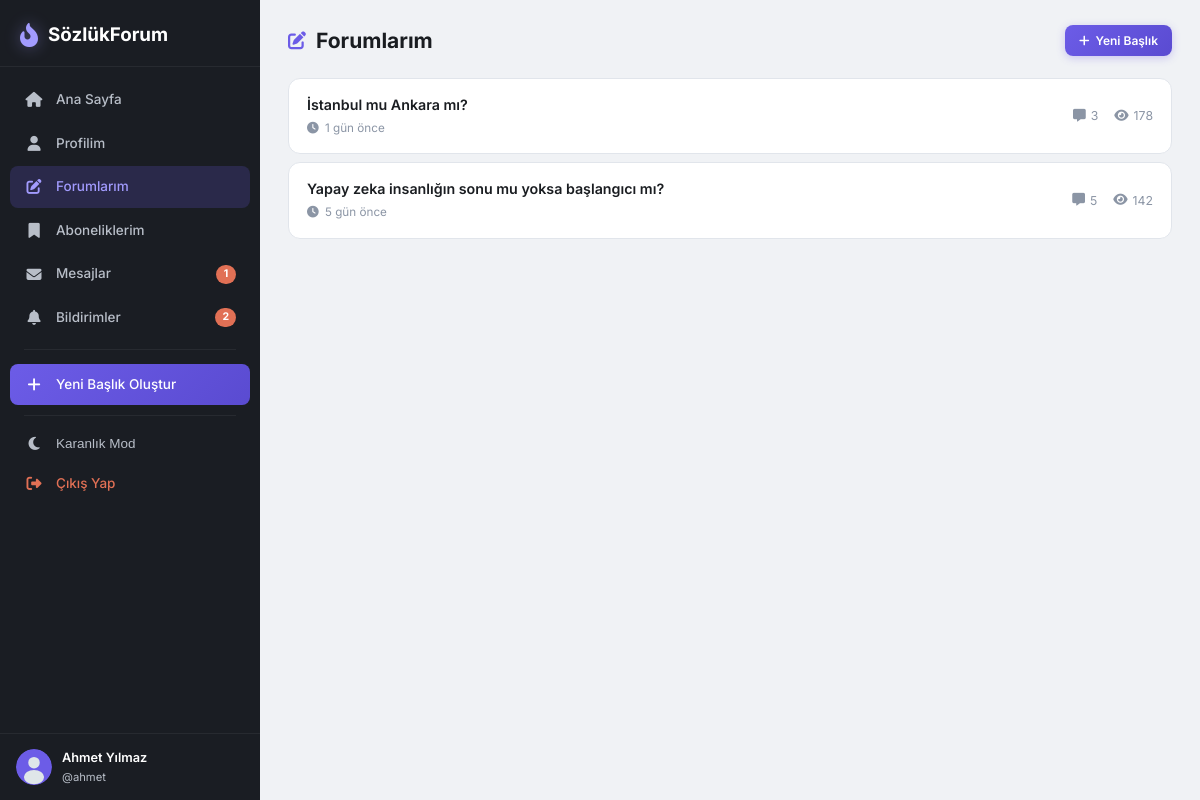
Screenshot of /my_topics.php (signed in) with the database file from the repository.
### tables this page shows
CREATE TABLE topics (
    id INT AUTO_INCREMENT PRIMARY KEY,
    title VARCHAR(255) NOT NULL,
    description TEXT DEFAULT NULL,
    user_id INT NOT NULL,
    views INT DEFAULT 0,
    created_at DATETIME DEFAULT CURRENT_TIMESTAMP,
    FOREIGN KEY (user_id) REFERENCES users(id) ON DELETE CASCADE
);

### config.php (called while the page is built, shortened)
<?php
function e($str) {
    return htmlspecialchars((string)$str, ENT_QUOTES, 'UTF-8');
}
function timeAgo($datetime) {
    $now = new DateTime();
    $ago = new DateTime($datetime);
    $diff = $now->diff($ago);
    if ($diff->d > 0) return $diff->d . ' gün önce';
    return 'az önce';
}
?>

### my_topics.php (the view, shortened to what this page needs)
<?php
require_once 'config.php';
$stmt = $pdo->prepare("SELECT t.*, (SELECT COUNT(*) FROM comments WHERE topic_id = t.id AND is_hidden = 0) as comment_count
                        FROM topics t WHERE t.user_id = ? ORDER BY t.created_at DESC");
$stmt->execute([$_SESSION['user_id']]);
$topics = $stmt->fetchAll();
include 'includes/header.php';
?>
<div class="page-layout">
    <div class="content-main">
        <div class="page-header">
            <h1><i class="fas fa-pen-to-square"></i> Forumlarım</h1>
            <a href="create_topic.php" class="btn btn-primary btn-sm">
                <i class="fas fa-plus"></i> Yeni Başlık
            </a>
        </div>
        <div class="topic-list">
            <?php if (empty($topics)): ?>
                <div class="empty-state">
                    <i class="fas fa-folder-open"></i>
                    <h3>Henüz bir başlık oluşturmadınız</h3>
                    <a href="create_topic.php" class="btn btn-primary">İlk Başlığınızı Oluşturun</a>
                </div>
            <?php else: ?>
                <?php foreach ($topics as $topic): ?>
                <a href="topic.php?id=<?= $topic['id'] ?>" class="topic-card">
                    <div class="topic-card-left">
                        <div class="topic-info">
                            <h3 class="topic-title"><?= e($topic['title']) ?></h3>
                            <div class="topic-meta">
                                <span class="topic-time"><i class="fas fa-clock"></i> <?= timeAgo($topic['created_at']) ?></span>
                            </div>
                        </div>
                    </div>
                    <div class="topic-card-right">
                        <div class="topic-stat"><i class="fas fa-message"></i> <span><?= $topic['comment_count'] ?></span></div>
                        <div class="topic-stat"><i class="fas fa-eye"></i> <span><?= $topic['views'] ?></span></div>
                    </div>
                </a>
                <?php endforeach; ?>
            <?php endif; ?>
        </div>
    </div>
</div>
<?php include 'includes/footer.php'; ?>

### assets/style.css (style rules this page uses)
:root, [data-theme="light"] { --bg-primary: #f0f2f5; --bg-secondary: #ffffff; --bg-tertiary: #f8f9fa; --bg-hover: #e9ecef; --bg-active: #e3e7eb; --text-primary: #1a1d21; --text-secondary: #5f6b7a; --text-tertiary: #8b95a5; --text-inverse: #ffffff; --accent: #6c5ce7; --accent-light: #a29bfe; --accent-hover: #5a4bd1; --accent-bg: rgba(108, 92, 231, 0.08); --success: #00b894; --success-bg: rgba(0, 184, 148, 0.1); --warning: #fdcb6e; --warning-bg: rgba(253, 203, 110, 0.15); --danger: #e17055; --danger-bg: rgba(225, 112, 85, 0.1); --border: #e1e5eb; --border-light: #f0f2f5; --shadow: 0 1px 3px rgba(0,0,0,0.06), 0 1px 2px rgba(0,0,0,0.04); --shadow-lg: 0 10px 25px rgba(0,0,0,0.08); --shadow-xl: 0 20px 40px rgba(0,0,0,0.12); --sidebar-width: 260px; --sidebar-bg: #1a1d23; --sidebar-text: #b8bec8; --sidebar-text-hover: #ffffff; --sidebar-active-bg: rgba(108, 92, 231, 0.2); --sidebar-divider: rgba(255,255,255,0.06); --radius-sm: 8px; --radius: 12px; --radius-lg: 16px; --radius-xl: 20px; --radius-full: 999px; --transition: 0.2s ease; }
*, *::before, *::after { box-sizing: border-box; margin: 0; padding: 0; }
html { font-size: 15px; scroll-behavior: smooth; }
body { font-family: 'Inter', -apple-system, BlinkMacSystemFont, sans-serif; background: var(--bg-primary); color: var(--text-primary); line-height: 1.6; min-height: 100vh; display: flex; -webkit-font-smoothing: antialiased; }
a { color: var(--accent); text-decoration: none; transition: color var(--transition); }
.page-layout { display: flex; gap: 24px; }
.content-main { flex: 1; min-width: 0; }
.page-header { display: flex; align-items: center; justify-content: space-between; margin-bottom: 20px; flex-wrap: wrap; gap: 12px; }
.page-header h1 { font-size: 1.4rem; font-weight: 700; display: flex; align-items: center; gap: 10px; }
.page-header h1 i { color: var(--accent); font-size: 1.2rem; }
.btn { display: inline-flex; align-items: center; gap: 6px; padding: 10px 20px; border: none; border-radius: var(--radius-sm); font-family: inherit; font-size: 0.9rem; font-weight: 600; cursor: pointer; transition: all var(--transition); text-decoration: none; white-space: nowrap; }
.btn-sm { padding: 6px 14px; font-size: 0.8rem; }
.btn-primary { background: linear-gradient(135deg, var(--accent), var(--accent-hover)); color: #fff; box-shadow: 0 2px 8px rgba(108, 92, 231, 0.3); }
.topic-list { display: flex; flex-direction: column; gap: 8px; }
.topic-card { display: flex; align-items: center; justify-content: space-between; gap: 14px; padding: 16px 18px; background: var(--bg-secondary); border: 1px solid var(--border); border-radius: var(--radius); transition: all var(--transition); text-decoration: none; }
.topic-card-left { display: flex; align-items: center; gap: 14px; flex: 1; min-width: 0; }
.topic-info { min-width: 0; }
.topic-title { font-size: 0.95rem; font-weight: 600; color: var(--text-primary); overflow: hidden; text-overflow: ellipsis; white-space: nowrap; line-height: 1.4; }
.topic-meta { display: flex; gap: 14px; font-size: 0.78rem; color: var(--text-tertiary); margin-top: 4px; }
.topic-meta i { margin-right: 3px; }
.topic-card-right { display: flex; gap: 16px; flex-shrink: 0; }
.topic-stat { display: flex; align-items: center; gap: 5px; font-size: 0.82rem; color: var(--text-tertiary); }
.topic-stat i { font-size: 0.85rem; }
.topic-card, .comment, .notif-item { animation: fadeIn 0.3s ease forwards; }
.topic-card:nth-child(2) { animation-delay: 0.05s; }

### rows the page displays
topics: title "İstanbul mu Ankara mı?", created_at "1 gün önce", comment_count "3", views "178"
topics: title "Yapay zeka insanlığın sonu mu yoksa başlangıcı mı?", created_at "5 gün önce", comment_count "5", views "142"

### other values shown
$msgCount "1"
$notifCount "2"
$_SESSION['display_name'] "Ahmet Yılmaz"
$_SESSION['username'] "ahmet"
